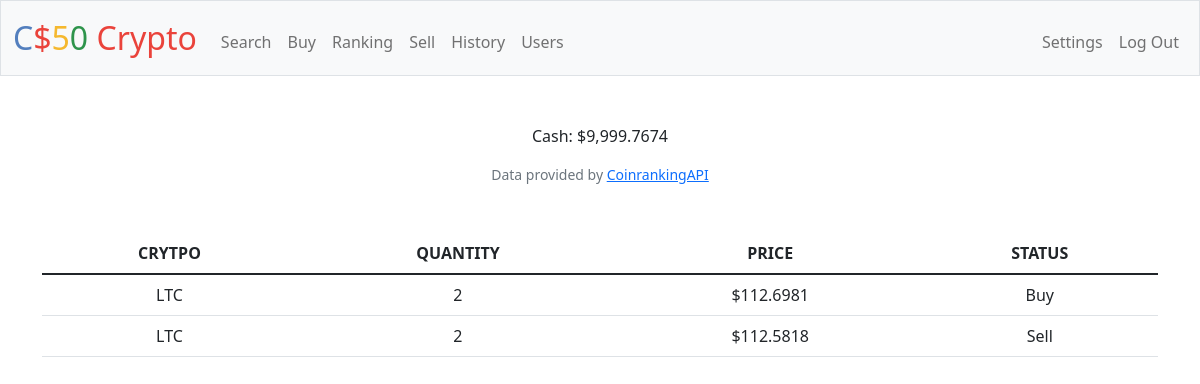
The app's page /history (signed in) with its own data.
### tables this page shows
CREATE TABLE 'users' ('id' INTEGER PRIMARY KEY NOT NULL, 'username' TEXT NOT NULL, 'hash' TEXT NOT NULL,'cash' INTEGER NOT NULL DEFAULT '10000.00', 'net_worth' NUMERIC);

CREATE TABLE "purchases" ('userid' INTEGER, 'stock' TEXT, 'price' NUMERIC, 'quantity' INTEGER, 'BuyorSell' NUMERIC);

### app.py (the view)
@app.route("/history")
@login_required
def history():
    portfolio = db.execute("SELECT stock, quantity, price, BuyorSell FROM purchases WHERE userid = :id", id=session["user_id"]) # help from a friend
    cash = db.execute("SELECT cash FROM users WHERE id=:id", id=session["user_id"])
    return render_template("history.html", portfolio=portfolio, cash=cash)

### app.py (called while the page is built)
@app.after_request
def after_request(response):
    response.headers["Cache-Control"] = "no-cache, no-store, must-revalidate"
    response.headers["Expires"] = 0
    response.headers["Pragma"] = "no-cache"
    return response

### helpers.py (called while the page is built)
def login_required(f):
    @wraps(f)
    def decorated_function(*args, **kwargs):
        if session.get("user_id") is None:
            return redirect("/login")
        return f(*args, **kwargs)
    return decorated_function

def usd(value):
    return f"${value:,.4f}" # rounded to 4 digits due to complexity and precision of cryptocurrency

### templates/history.html (shortened to what this page needs)
{% extends "layout.html" %}
{% block main %}
    {% for cash in cash %} <p> Cash: {{ cash["cash"] | usd }} </p> {% endfor %}
    <div class="container">
        <table class="table">
            <thead>
                <tr>
                    <th>CRYTPO</th>
                    <th>QUANTITY</th>
                    <th>PRICE</th>
                    <th>STATUS</th>
                </tr>
            </thead>
            <tbody>
                {% for stock in portfolio %}
                <tr>
                    <td>
                        {{ stock["stock"].upper() }}
                    </td>
                    <td>
                        {{ stock["quantity"] }}
                    </td>
                    <td>
                        {{ stock["price"] | usd}}
                    </td>
                    <td>
                        {{ stock["BuyorSell"] }}
                    </td>
                </tr>
                {% endfor %}
            </tbody>
    </div>
{% endblock %}

### records on screen
users: cash "$9,999.7674"
purchases: stock "LTC", quantity "2", price "$112.6981", BuyorSell "Buy"
purchases: stock "LTC", quantity "2", price "$112.5818", BuyorSell "Sell"
